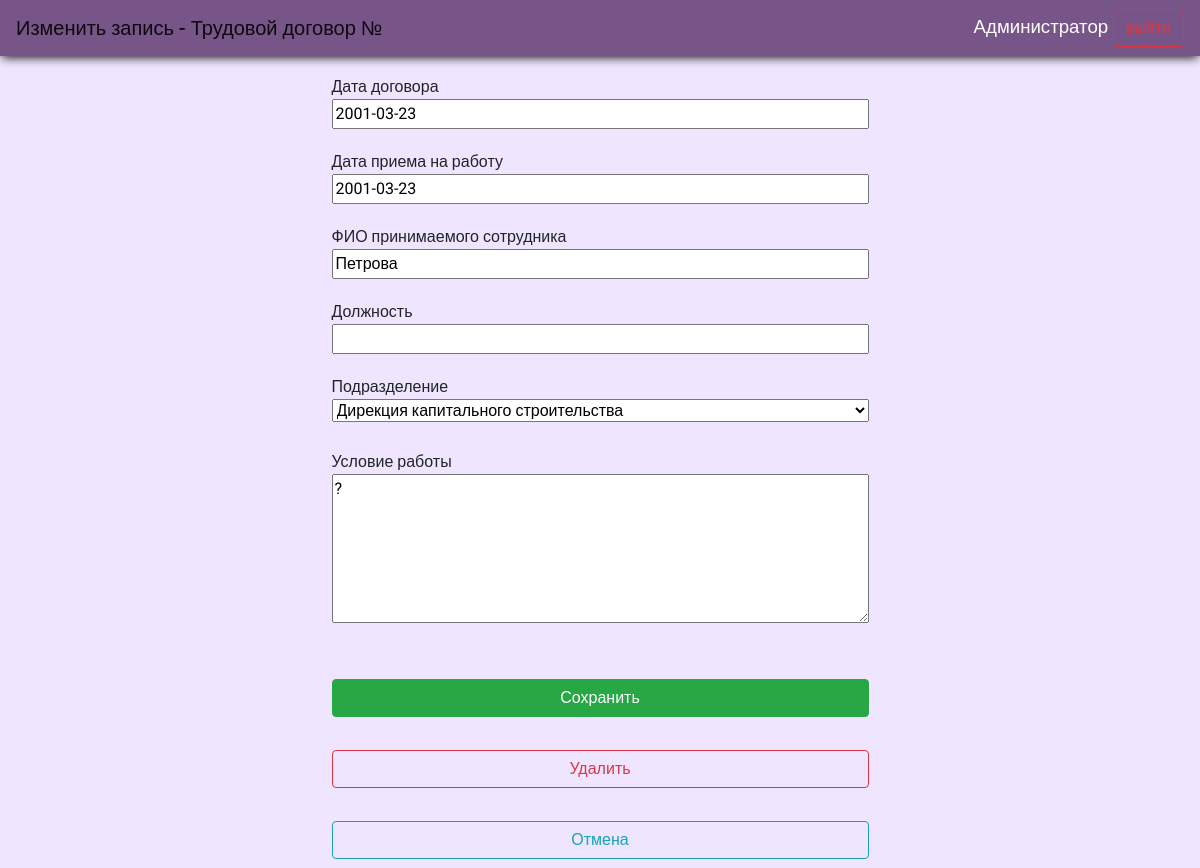
The app's page /journals/laborContracts/4/upd (signed in) with its own data.
### reg_jounals/models.py (models this page shows, shortened)
class LaborContract(models.Model):
    lc_number = models.CharField(max_length=5, help_text="Введите номер договора", verbose_name="Номер договора", db_index=True)
    lc_date = models.DateField(help_text="Введите дату договора", verbose_name="Дата договора", db_index=True)
    lc_emloyer = models.CharField(max_length=256, help_text="Введите ФИО принимаемого сотрудника", verbose_name="ФИО принимаемого сотрудника", db_index=True)
    lc_pos = models.CharField(max_length=256, help_text="Введите должность", verbose_name="Должность", db_index=True, default=' ')
    lc_dep = models.ForeignKey('Departments', related_name="departments", on_delete=models.CASCADE, verbose_name="Подразделение ", default="1")
    lc_dateOfInv = models.DateField(help_text="Введите дату приема на работу", verbose_name="Дата приема на работу", db_index=True)
    lc_workCond = models.TextField(help_text="Введите условие работы", verbose_name="Условие работы", db_index=True)
    lc_res_officer = models.CharField(blank=True, editable=False,  max_length=256, help_text="Сотрудник, который внес документ в систему ", verbose_name='Ответственный сотрудник')
    class Meta:
        ordering = ["lc_number"]
        verbose_name = 'Трудовой договор'
        verbose_name_plural = 'Трудовые договоры'

### reg_jounals/views.py (the view, shortened to what this page needs)
# urls.py: path('laborContracts/<int:id>/upd', views.upd_LaborContract, name='labor_contracts_upd_url'),
def upd_LaborContract(request, id):
    if request.user.is_authenticated:
        if request.method == "GET":
            order = LaborContract.objects.get(id__iexact=id)
            bound_form = LaborContract_form(instance=order)
            return render(request, 'reg_jounals/LaborContract_upd.html', context={'form':bound_form, 'order':order})

### reg_jounals/forms.py (shortened to what this page needs)
class LaborContract_form(forms.ModelForm):
    class Meta:
        model = LaborContract
        fields = [
    'lc_date',
    'lc_dateOfInv',
    'lc_emloyer',
    'lc_pos',
    'lc_dep',
    'lc_workCond']

### reg_jounals/models.py (called while the page is built)
    def __str__(self):
        doc_fullname = self.dep_name
        return doc_fullname

### reg_jounals/templates/reg_jounals/LaborContract_upd.html (shortened to what this page needs)
{% extends "reg_jounals/index.html" %}
{%block header%}Изменить запись - Трудовой договор №{{order.op_number}}{% endblock %}
{%block content%}
<form class="add_form" action="" method="post">
  {% for field in form %}
  <p>{{field.label}}{{ field }}</p>
  {% endfor%}
  <input class="btn btn-success" type="submit" value="Сохранить" />
  <a class="btn btn-outline-danger" href="{% url 'labor_contracts_del_url' id=order.id%}">Удалить</a>
  <a class="btn btn-outline-info" href="..">Отмена</a>
</form>
{%endblock%}

### reg_jounals/templates/reg_jounals/index.html (shortened to what this page needs)
<!DOCTYPE html>
<html lang="en">
<head>
  {%load static%}
  <link rel="stylesheet" href="{% static 'css/style.css'%}">
  <link rel="stylesheet" href="{% static 'css/VacList.css'%}">
  <link rel="stylesheet" href="https://cdn.jsdelivr.net/npm/bootstrap@4.5.3/dist/css/bootstrap.min.css">
</head>
<body>
  <header>
    <nav class="navbar navbar-light ">
    <span class="navbar-brand mb-0 h1">{%block header%}Журналы регистрации внутренней документации СУП{%endblock%}</span><span style="text-align: right; float: right;font-size: 14pt;"> {{ user.first_name }} <a class="btn btn-outline-danger" href="{% url 'logout'%}">выйти</a></span>
  </header>
<div class="container">
    {%block content%}{%endblock%}
  </div>
</body>
</html>

### reg_jounals/static/css/style.css (style rules this page uses)
* { font-family: 'Roboto', sans-serif; }
body { background: #white !important; background-color: #efe5ff !important; }
.add_form { display: grid; grid-template-rows: repeat(5, 42px); grid-template-columns: repeat(1, 100%); grid-gap: 33px; padding: 9px; width: 50%; margin: 0 auto; }
.add_form input { width: 100%; }
.add_form select { width: 100%; }
.add_form textarea { width: 100%; height: 149px; }
.container { margin-top: 10px; }
.navbar { background-color: #785589 !important; color: white; box-shadow: 0 3px 10px -2px black; }

### records on screen
LaborContract: form "2001-03-23" "2001-03-23" "Петрова" "Дирекция капитального строительства" "?"

### other values on screen
{{ user.first_name }} "Администратор"
{{ field.label }} "Дата договора" "Дата приема на работу" "ФИО принимаемого сотрудника" "Должность" "Подразделение" "Условие работы"
